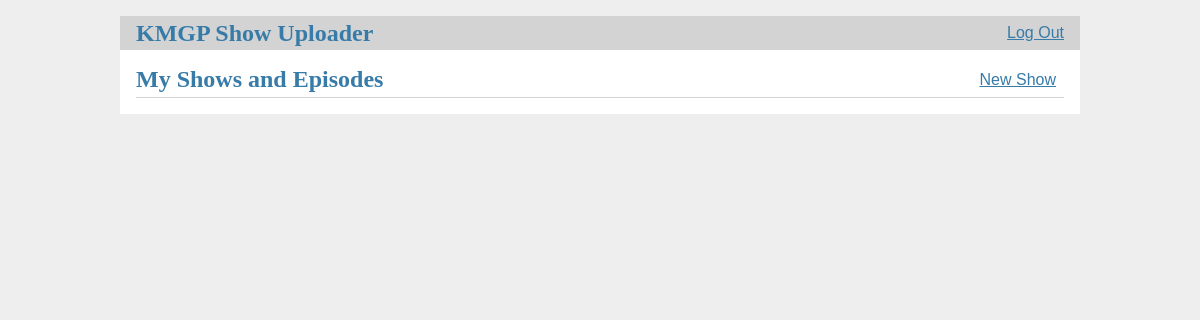
Page / (signed in) on the earlier database version.
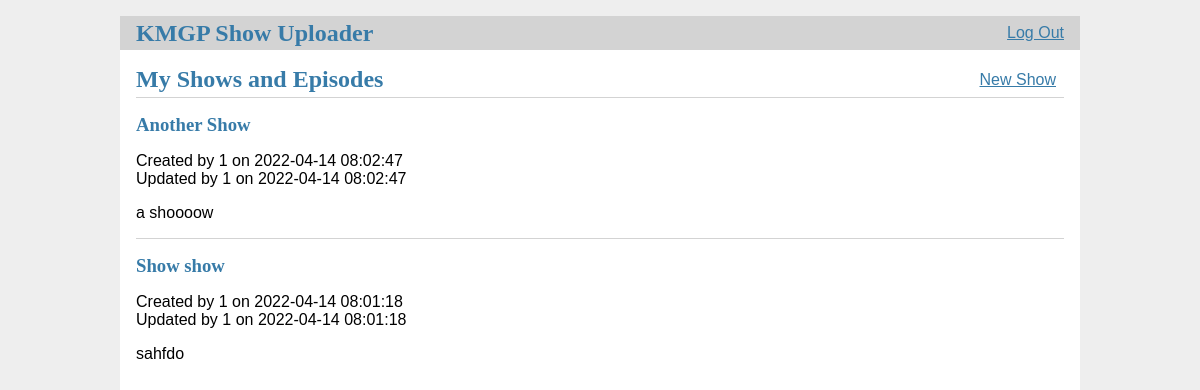
Same page on the later database version.
### tables this page shows
CREATE TABLE UserShowsJoin (
  id INTEGER PRIMARY KEY AUTOINCREMENT,
  user_id INTEGER NOT NULL,
  show_id INTEGER NOT NULL,
  created_at TIMESTAMP NOT NULL DEFAULT CURRENT_TIMESTAMP,
  updated_at TIMESTAMP NOT NULL DEFAULT CURRENT_TIMESTAMP,
  FOREIGN KEY (user_id) REFERENCES Users (id),
  FOREIGN KEY (show_id) REFERENCES Shows (id)
);

CREATE TABLE Shows (
  id INTEGER PRIMARY KEY AUTOINCREMENT,
  title TEXT NOT NULL,
  description TEXT NOT NULL,
  created_by INTEGER NOT NULL,
  updated_by INTEGER NOT NULL,
  created_at TIMESTAMP NOT NULL DEFAULT CURRENT_TIMESTAMP,
  updated_at TIMESTAMP NOT NULL DEFAULT CURRENT_TIMESTAMP,
  FOREIGN KEY (created_by) REFERENCES Users (id),
  FOREIGN KEY (updated_by) REFERENCES Users (id)
);

### scheduler/scheduler.py (the view)
@bp.route("/")
@login_required
def index():
    db = get_db()
    shows = db.execute(
        "SELECT *"
        " FROM Shows"
        " JOIN UserShowsJoin ON UserShowsJoin.user_id = ? and UserShowsJoin.show_id = Shows.id"
        " ORDER BY created_at DESC"
        , (g.user["id"],)).fetchall()
    episodes = []
    for show in shows:
        episodes = db.execute(
            "SELECT *"
            " FROM Episodes"
            " WHERE show_id = ?"
            " ORDER BY air_date DESC",
            (show["id"],),
        ).fetchall()
    return render_template("scheduler/index.html", shows=shows, episodes=episodes)

### scheduler/auth.py (called while the page is built)
def login_required(view):
    @functools.wraps(view)
    def wrapped_view(**kwargs):
        if g.user is None:
            return redirect(url_for("auth.login"))
        return view(**kwargs)
    return wrapped_view

@bp.before_app_request
def load_logged_in_user():
    user_id = session.get("user_id")
    if user_id is None:
        g.user = None
    else:
        g.user = (
            get_db().execute("SELECT * FROM Users WHERE id = ?", (user_id,)).fetchone()
        )

### scheduler/db.py (called while the page is built)
def get_db():
    if "db" not in g:
        g.db = sqlite3.connect(
            current_app.config["DATABASE"], detect_types=sqlite3.PARSE_DECLTYPES
        )
        g.db.row_factory = sqlite3.Row
    return g.db

### scheduler/templates/scheduler/index.html (shortened to what this page needs)
{% extends 'base.html' %}
{% block header %}
  <h1>{% block title %}My Shows and Episodes{% endblock %}</h1>
  {% if g.user %}
    <a class="action" href="{{ url_for('scheduler.create_show') }}">New Show</a>
  {% endif %}
{% endblock %}
{% block content %}
  {% for show in shows %}
    <article class="show">
      <header>
        <div>
          <h1>{{ show['title'] }}</h1>
          <div class="about">Created by {{ show['created_by'] }} on {{ show['created_at'].isoformat(" ") }}</div>
          <div class="about">Updated by {{ show['updated_by'] }} on {{ show['updated_at'].isoformat(" ") }}</div>
        </div>
      </header>
      <p class="body">{{ show['description'] }}</p>
    </article>
    {% if not loop.last %}
      <hr>
    {% endif %}
  {% endfor %}
{% endblock %}

### scheduler/templates/base.html (shortened to what this page needs)
<!doctype html>
<link rel="stylesheet" href="{{ url_for('static', filename='style.css') }}">
<nav>
  <h1><a href="{{ url_for('index') }}">KMGP Show Uploader</a></h1>
  <ul>
    {% if g.user %}
      <li><span>{{ g.user['username'] }}</span>
      <li><a href="{{ url_for('auth.logout') }}">Log Out</a>
    {% else %}
      <li><a href="{{ url_for('auth.register') }}">Register</a>
      <li><a href="{{ url_for('auth.login') }}">Log In</a>
    {% endif %}
  </ul>
</nav>
<section class="content">
  <header>
    {% block header %}{% endblock %}
  </header>
  {% block content %}{% endblock %}
</section>

### scheduler/static/style.css (style rules this page uses)
h1, h2, h3, h4, h5, h6 { font-family: serif; color: #377ba8; margin: 1rem 0; }
a { color: #377ba8; }
hr { border: none; border-top: 1px solid lightgray; }
nav { background: lightgray; display: flex; align-items: center; padding: 0 0.5rem; }
nav h1 { flex: auto; margin: 0; }
nav h1 a { text-decoration: none; padding: 0.25rem 0.5rem; }
nav ul { display: flex; list-style: none; margin: 0; padding: 0; }
nav ul li a, nav ul li span, header .action { display: block; padding: 0.5rem; }
.content { padding: 0 1rem 1rem; }
.content > header { border-bottom: 1px solid lightgray; display: flex; align-items: flex-end; }
.content > header h1 { flex: auto; margin: 1rem 0 0.25rem 0; }
.content:last-child { margin-bottom: 0; }

Differences in the rows shown:
added UserShowsJoin: title "Another Show", created_by "1", created_at "2022-04-14 08:02:47", updated_by "1", updated_at "2022-04-14 08:02:47", description "a shoooow"
added UserShowsJoin: title "Show show", created_by "1", created_at "2022-04-14 08:01:18", updated_by "1", updated_at "2022-04-14 08:01:18", description "sahfdo"
